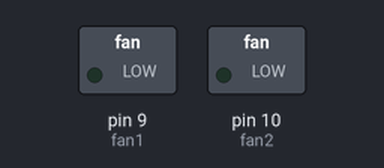
A sketch run on a simulated Arduino Uno, built with avr-gcc and run on an emulated ATmega328P. Shown: switched loads named in the sketch (green lamp = pin HIGH).

Above: at 0.2 s.
At 10.2 s:
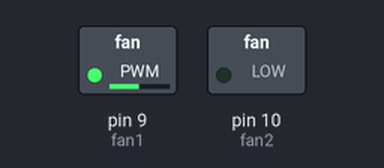
At 20.5 s:
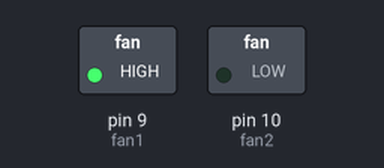
At 39.6 s:
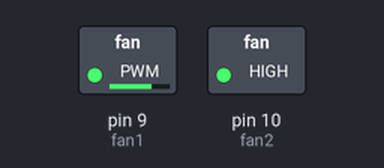
Timing chart, 0 to 40.0 s (numbered marks = the images above):
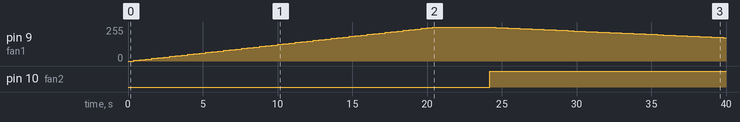

The sketch:

_2fans.ino
```cpp
int fan1 = 9; // Optocoupler 1

int fan2 = 10; // Optocoupler 2

void setup() {

// nothing happens in setup

}

void loop() {

for(int fadeValue = 0 ; fadeValue <= 255; fadeValue +=5) {

// sets the value (range from 0 to 255):

analogWrite(fan1, fadeValue);

// wait for 400 milliseconds to see the dimming effect

delay(400);

analogWrite(fan2, 0);

}

delay (3000);

// fade out from max to min in increments of 2 points:

for(int fadeValue = 255 ; fadeValue >= 0; fadeValue -=2) {

// sets the value (range from 0 to 255):

analogWrite(fan1, fadeValue);

// wait for 400 milliseconds to see the dimming effect

delay(400);

analogWrite(fan2, 255);

}

delay (3000);

}
```

Measured:
- by itself, pin 9 (fan1): rises from 0/255 to 255/255 in 20.0 s, then falls to 175/255 in 19.4 s
- by itself, pin 10 (fan2): LOW → HIGH at 24.2 s
